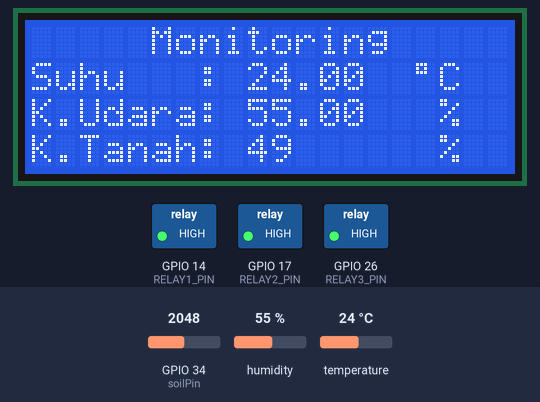
A sketch run on a simulated ESP32. Parts: 20×4 character LCD, switched loads named in the sketch (green lamp = pin HIGH). Inputs (shaded band) come from the test bench; at power-on: GPIO 34 (soilPin) = 2048, humidity 55 %, temperature 24 °C. WiFi joins after 1.5 s; servers stay silent unless stated; storage starts empty; what the sketch prints to the serial monitor is not drawn.

Above: at 5.8 s.
5.9 s: GPIO 34 (soilPin) set to 2806
At 7.6 s:
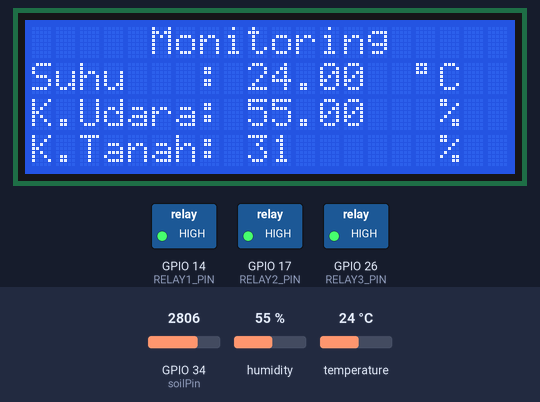
8.3 s: GPIO 34 (soilPin) set to 2896
At 9.6 s:
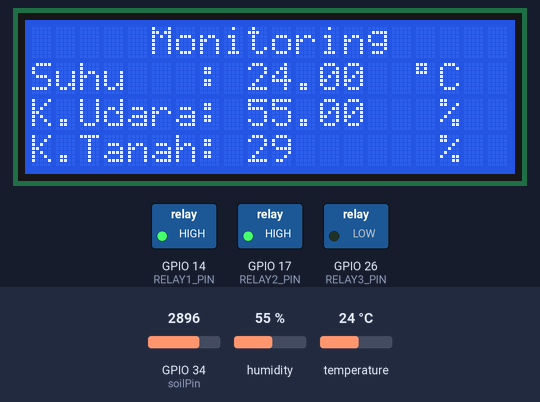
10.3 s: humidity set to 22 %
At 12.0 s:
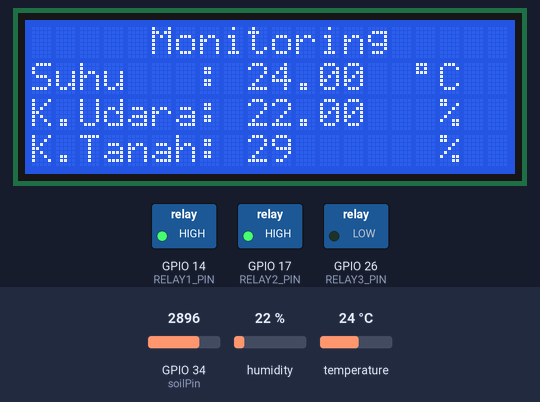
12.4 s: temperature set to 12 °C
At 14.2 s:
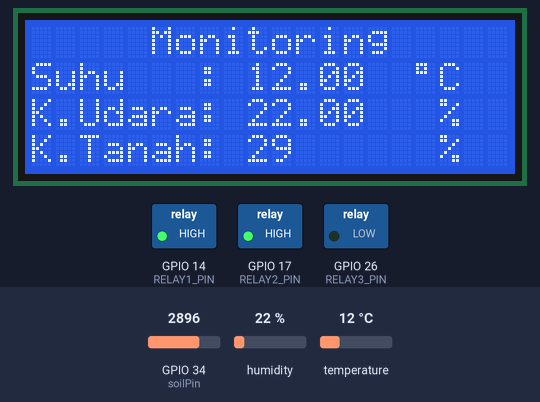
14.5 s: humidity set to 40 %
At 16.3 s:
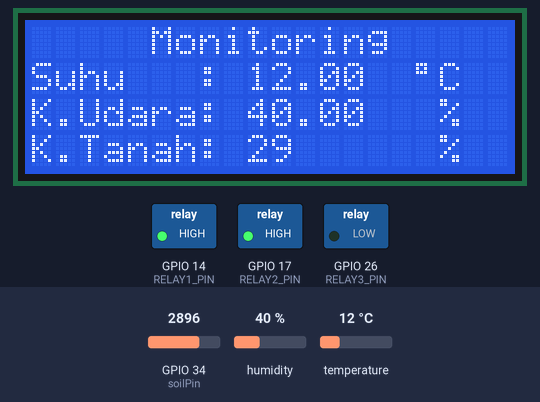
16.6 s: GPIO 34 (soilPin) set to 2866
At 18.5 s:
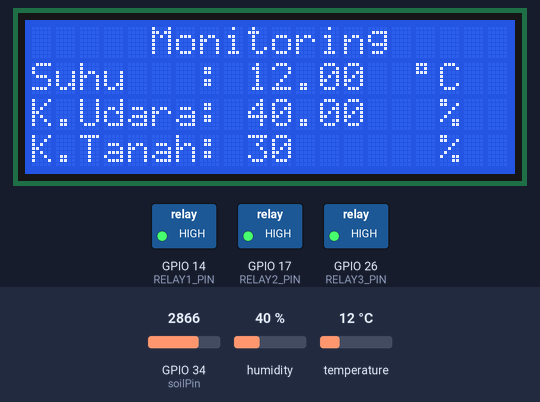
Timing chart, 0 to 19.7 s (numbered marks = the images above; inputs shaded):
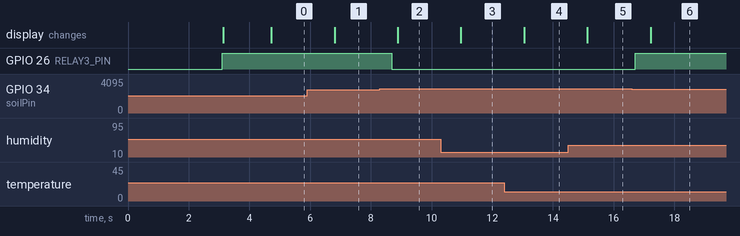

The sketch:

ws_agroteknologi__1_.ino
```cpp
/*
  ===========================================================
  WS AGROTEKNOLOGI IoT — Monitoring & Kontrol Relay Otomatis
  Gabungan percobaan1 (logic relay) + percobaan2 (WiFi/ThingSpeak)
  + tambahan LittleFS supaya dashboard di-hosting oleh ESP32 sendiri
  ===========================================================

  BUG YANG DIPERBAIKI DARI FILE ASLI:
  1. Logic relay1 di percobaan1 kebalik (nyalain pakai HIGH padahal
     modulnya aktif-LOW sesuai setup()) -> sekarang dibenerin jadi LOW=nyala.
  2. Mapping soil moisture salah rentang (2048 -> harusnya 4095 utk ESP32
     yang ADC-nya 12-bit) -> sekarang pakai 4095.
  3. lcd.begin() diganti lcd.init() -> sesuai library LiquidCrystal_I2C
     yang dipakai (lcd.begin() bisa gagal compile di sebagian versi).
  4. Semua #define pin yang kosong sudah diisi (SESUAIKAN lagi dengan
     kabel fisik di panel lo kalau ternyata beda!).
  5. delay(1000) blocking dihapus, semua pakai elapsedMillis supaya
     WebServer (LittleFS) bisa tetap responsif.
*/

#include <WiFi.h>
#include <WebServer.h>
#include <ThingSpeak.h>
#include <Adafruit_Sensor.h>
#include <DHT.h>
#include <DHT_U.h>
#include <LiquidCrystal_I2C.h>
#include <elapsedMillis.h>
#include <LittleFS.h>

// ===================== PIN (SESUAIKAN DENGAN WIRING FISIK LO) =====================
#define DHTPIN 25
#define DHTTYPE DHT21
#define RELAY1_PIN 14   // relay 1 -> kipas/pendingin, ikut suhu & kelembapan
#define RELAY2_PIN 17   // relay 2 -> belum ada kondisi otomatis dari file asli, standby
#define RELAY3_PIN 26   // relay 3 -> pompa air, ikut kelembapan tanah
const int soilPin = 34;

// ===================== WIFI =====================
const char* ssid = "UGMURO-INET";
const char* password = "Gepuk15000";

// ===================== THINGSPEAK =====================
const char* writeAPIKey = "GD6UJDLXW1LJJFIS";
const unsigned long channelID = 2604635;
WiFiClient client;
// field1 = suhu, field2 = kelembapan udara, field3 = kelembapan tanah,
// field4 = status relay1 (0/1), field5 = status relay3 (0/1)
// -> field4 & field5 cuma buat DITAMPILKAN di dashboard, bukan dikontrol
//    dari web (karena relay-nya otomatis, bukan manual)

// ===================== WEB SERVER (buat hosting dashboard dari LittleFS) =====================
WebServer server(80);

// ===================== SENSOR & LCD =====================
DHT dht(DHTPIN, DHTTYPE);
LiquidCrystal_I2C lcd(0x27, 20, 4);

// ===================== TIMER NON-BLOCKING =====================
elapsedMillis thingSpeakMillis;
elapsedMillis sensorMillis;
elapsedMillis displayMillis;
unsigned long thingSpeakInterval = 20000; // 20 detik, aman dari rate limit ThingSpeak
unsigned long sensorInterval = 2000;      // DHT21 butuh jeda min ~2 detik antar baca
unsigned long displayInterval = 1000;

// ===================== DATA =====================
float temperature = 0;
float humidity = 0;
int soilValue = 0;
int soilPercentage = 0;
int relay1Status = 0; // 0 = mati, 1 = nyala (buat dikirim ke ThingSpeak)
int relay3Status = 0;

void setup() {
  Serial.begin(115200);

  // ---------- LCD ----------
  lcd.init();
  lcd.backlight();
  lcd.setCursor(3, 0);
  lcd.print("Selamat Datang!");
  lcd.setCursor(0, 1);
  lcd.print("WS Agroteknologi IoT");
  lcd.setCursor(3, 3);
  lcd.print("-- UG MURO --");
  delay(3000);
  lcd.clear();

  // ---------- SENSOR & RELAY PIN ----------
  pinMode(soilPin, INPUT);
  dht.begin();
  pinMode(RELAY1_PIN, OUTPUT);
  pinMode(RELAY2_PIN, OUTPUT);
  pinMode(RELAY3_PIN, OUTPUT);
  // modul relay aktif-LOW, jadi HIGH = posisi aman/mati di awal
  digitalWrite(RELAY1_PIN, HIGH);
  digitalWrite(RELAY2_PIN, HIGH);
  digitalWrite(RELAY3_PIN, HIGH);

  // ---------- MOUNT LITTLEFS ----------
  if (!LittleFS.begin(true)) {
    Serial.println("LittleFS Mount FAILED");
  } else {
    Serial.println("LittleFS Mounted OK");
  }

  // ---------- WIFI ----------
  WiFi.mode(WIFI_STA);
  WiFi.begin(ssid, password);
  Serial.print("Connecting to WiFi");
  while (WiFi.status() != WL_CONNECTED) {
    delay(500);
    Serial.print(".");
  }
  Serial.println("\nConnected to WiFi");
  Serial.print(">> Buka dashboard di browser: http://");
  Serial.println(WiFi.localIP());

  ThingSpeak.begin(client);

  // ---------- ROUTING WEB SERVER KE FILE DI LITTLEFS ----------
  server.serveStatic("/", LittleFS, "/index.html");
  server.serveStatic("/index.html", LittleFS, "/index.html");
  server.serveStatic("/style.css", LittleFS, "/style.css");
  server.serveStatic("/script.js", LittleFS, "/script.js");
  server.onNotFound([]() {
    server.send(404, "text/plain", "File tidak ditemukan di LittleFS");
  });
  server.begin();

  // ---------- HEADER LCD (statis, gak perlu ditulis ulang tiap loop) ----------
  lcd.setCursor(5, 0);
  lcd.print("Monitoring");
  lcd.setCursor(0, 1);
  lcd.print("Suhu   : ");
  lcd.setCursor(0, 2);
  lcd.print("K.Udara: ");
  lcd.setCursor(0, 3);
  lcd.print("K.Tanah: ");
}

void loop() {
  server.handleClient(); // wajib dipanggil terus biar dashboard responsif

  // ---------- BACA SENSOR ----------
  if (sensorMillis >= sensorInterval) {
    float nt = dht.readTemperature();
    float nh = dht.readHumidity();
    if (!isnan(nt) && !isnan(nh)) {
      temperature = nt;
      humidity = nh;
    }

    soilValue = analogRead(soilPin);
    soilPercentage = map(soilValue, 4095, 0, 0, 100); // FIX: rentang 4095 utk ESP32
    soilPercentage = constrain(soilPercentage, 0, 100);

    Serial.print("Suhu: "); Serial.print(temperature);
    Serial.print(" C\tKelembapan: "); Serial.print(humidity);
    Serial.print(" %\tTanah: "); Serial.print(soilPercentage);
    Serial.println(" %");

    sensorMillis = 0;
  }

  // ---------- LOGIKA RELAY OTOMATIS (FIX: polaritas dibenerin) ----------
  // Relay1: nyala kalau suhu > 24°C DAN kelembapan udara > 70%
  if (temperature > 24 && humidity > 70) {
    digitalWrite(RELAY1_PIN, LOW);  // LOW = nyala (aktif-LOW)
    relay1Status = 1;
  } else {
    digitalWrite(RELAY1_PIN, HIGH); // HIGH = mati
    relay1Status = 0;
  }

  // Relay3: nyala (pompa) kalau tanah kering, di bawah 30%
  if (soilPercentage < 30) {
    digitalWrite(RELAY3_PIN, LOW);
    relay3Status = 1;
  } else {
    digitalWrite(RELAY3_PIN, HIGH);
    relay3Status = 0;
  }
  // Relay2 belum ada kondisi otomatis di file asli lo, jadi dibiarkan mati/standby

  // ---------- UPDATE LCD ----------
  if (displayMillis >= displayInterval) {
    lcd.setCursor(9, 1);
    lcd.print("       "); // bersihin sisa karakter lama
    lcd.setCursor(9, 1);
    lcd.print(temperature);
    lcd.setCursor(16, 1);
    lcd.print(char(223)); // simbol derajat
    lcd.print("C");

    lcd.setCursor(9, 2);
    lcd.print("       ");
    lcd.setCursor(9, 2);
    lcd.print(humidity);
    lcd.setCursor(17, 2);
    lcd.print("%");

    lcd.setCursor(9, 3);
    lcd.print("       ");
    lcd.setCursor(9, 3);
    lcd.print(soilPercentage);
    lcd.setCursor(17, 3);
    lcd.print("%");

    displayMillis = 0;
  }

  // ---------- KIRIM DATA KE THINGSPEAK ----------
  if (thingSpeakMillis >= thingSpeakInterval) {
    ThingSpeak.setField(1, temperature);
    ThingSpeak.setField(2, humidity);
    ThingSpeak.setField(3, soilPercentage);
    ThingSpeak.setField(4, relay1Status);
    ThingSpeak.setField(5, relay3Status);

    int x = ThingSpeak.writeFields(channelID, writeAPIKey);
    Serial.println(x == 200 ? "Update successful." : "Update failed. HTTP code: " + String(x));

    thingSpeakMillis = 0;
  }
}
```

Measured:
- the behaviour switches between 2866 and 2867 on GPIO 34 (soilPin) (found by bisection; images 1 and 2)
- after the input at 5.9 s, the display: changes after 0.90 s (image 1)
- after the input at 8.3 s, GPIO 26 (RELAY3_PIN): HIGH → LOW after 0.39 s; the display: changes after 0.58 s (image 2)
- after the input at 10.3 s, the display: changes after 0.67 s (image 3)
- after the input at 12.4 s, the display: changes after 0.65 s (image 4)
- after the input at 14.5 s, the display: changes after 0.64 s (image 5)
- after the input at 16.6 s, GPIO 26 (RELAY3_PIN): LOW → HIGH after 0.11 s; the display: changes after 0.62 s (image 6)
